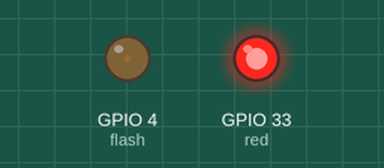
A program run on a simulated ESP32 board running MicroPython. On the bench: output pins drawn as LEDs (lit = HIGH). What the program prints to the serial console is not drawn.

Above: at 0.22 s.
At 20.71 s:
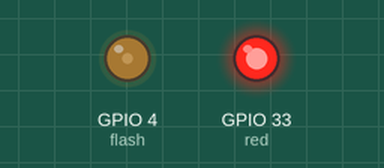
At 25.37 s:
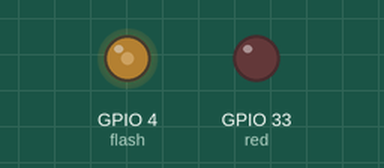
At 39.2 s:
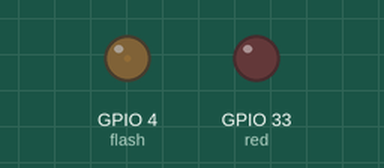
Timing chart, 0 to 40.0 s (numbered marks = the images above):
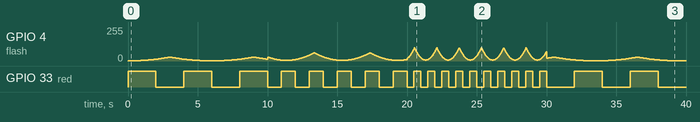

The program:

c8_mood_light.py
```python
from machine import Pin, PWM, Timer

flash = PWM(Pin(4), freq=1000, duty=0)
red = Pin(33, Pin.OUT, value=1)

# 장면 목록: (이름, 최소 밝기, 최대 밝기, 한 칸 움직이는 ms, 빨강 깜빡임 ms)
SCENES = [
    ("잔잔한 밤", 5, 120, 30, 2000),
    ("따뜻한 저녁", 20, 250, 20, 1000),
    ("설레는 파티", 30, 400, 8, 500),
]
SCENE_MS = 10000  # 장면 하나를 10초 동안 보여준다
STEPS = 100

scene = 0
level = 0
direction = 1
time_cnt = 0
ms_flag = False

def timer_callback(t):
    global ms_flag
    ms_flag = True

def level_to_duty(lv, lo, hi):
    return lo + (hi - lo) * lv * lv // (STEPS * STEPS)

def fade_step():
    global level, direction
    name, lo, hi, move_ms, blink_ms = SCENES[scene]
    level += direction
    if level >= STEPS or level <= 0:
        direction = -direction
    flash.duty(level_to_duty(level, lo, hi))

def red_blink():
    red.value(red.value() ^ 1)

def next_scene():
    global scene
    scene = (scene + 1) % len(SCENES)
    print("장면:", SCENES[scene][0])

tmr = Timer(0)
tmr.init(period=1, mode=Timer.PERIODIC, callback=timer_callback)
print("장면:", SCENES[scene][0])

try:
    while True:
        if ms_flag:
            ms_flag = False
            time_cnt += 1

            if time_cnt % SCENES[scene][3] == 0:
                fade_step()

            if time_cnt % SCENES[scene][4] == 0:
                red_blink()

            if time_cnt % SCENE_MS == 0:
                next_scene()
except KeyboardInterrupt:
    tmr.deinit()
    flash.duty(0)
    flash.deinit()
    red.value(1)
    print("정지")
```

Measured:
- by itself, GPIO 33 (red): HIGH → LOW at 2.0 s, → HIGH 2.0 s later, → LOW 2.0 s later, → HIGH 2.0 s later, … (39 changes in this stretch)
